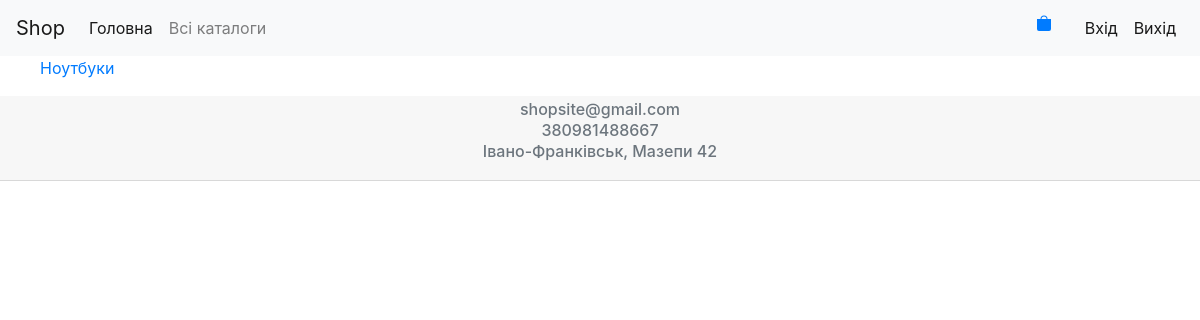
Before: /main/ with the older database file.
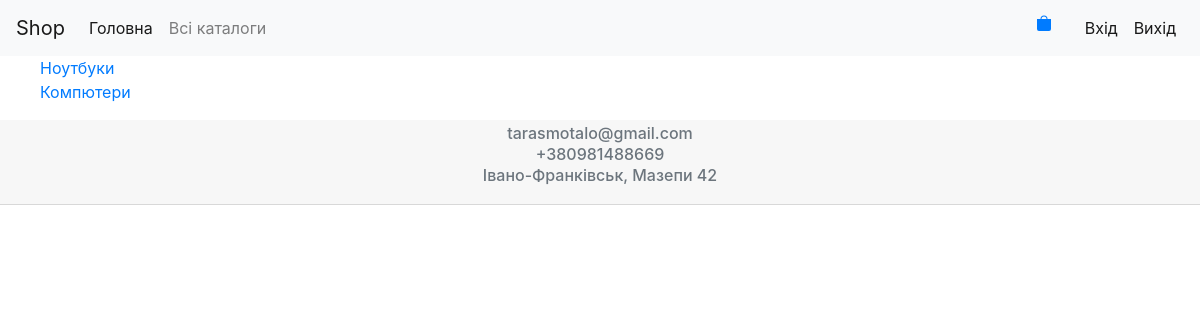
After: the same page with the newer database file.
### mainsite/models.py (models this page shows, shortened)
class MainCatalog(models.Model):
    name = models.CharField(max_length=30, verbose_name='Назва головного каталогу')
    class Meta:
        verbose_name = 'Головний каталог'
        verbose_name_plural = 'Головні каталоги'

### contact_shop/models.py (models this page shows)
class Contact(models.Model):
    email = models.EmailField(verbose_name='Електронний адрес')
    number_tel = PhoneField(max_length=13, verbose_name='Номер телефону')
    address = models.CharField(max_length=30, verbose_name='Адреса')
    class Meta:
        verbose_name = 'Контактна інформація'
        verbose_name_plural = 'Контактна інформація'

### mainsite/views.py (the view)
# urls.py: path('', views.main, name='main'),
def main(request):
    return render(request, 'mainsite/main.html', {'list_maincatalog': MainCatalog.objects.all()})

### contact_shop/context_processors.py (called while the page is built)
def contact_info(request):
    return {'contact_info': Contact.objects.all()}

### mainsite/templates/mainsite/main.html (shortened to what this page needs)
{% extends 'mainsite/base.html' %}
{% block content %}
    {% if list_maincatalog %}
        <ul>
            {% for maincatalog in list_maincatalog %}
                <li><a href="{% url 'mainsite:catalog' maincatalog.id %}">{{ maincatalog.name }}</a></li>
            {% endfor %}
        </ul>
    {% endif %}
{% endblock content %}

### mainsite/templates/mainsite/footer.html
<div class="card-header" style="text-align: center; /* Фиксированное положение */
    left: 0; bottom: 0;
    padding: 10px;
    width: 100%;
    ">
    {% if contact_info %}
        <ul class="list-group list-group-flush;">
            {% for contacts in contact_info %}
                <li><h6 class="card-subtitle mb-2 text-muted">{{ contacts.email }}</h6></li>
                <li><h6 class="card-subtitle mb-2 text-muted">{{ contacts.number_tel }}</h6></li>
                <li><h6 class="card-subtitle mb-2 text-muted">{{ contacts.address }}</h6></li>
            {% endfor %}
        </ul>
    {% endif %}
</div>

Changed rows visible on the page:
added MainCatalog: name "Компютери"
changed Contact "Івано-Франківськ, Мазепи 42": email "shopsite@gmail.com" → "tarasmotalo@gmail.com"; number_tel "380981488667" → "+380981488669"
